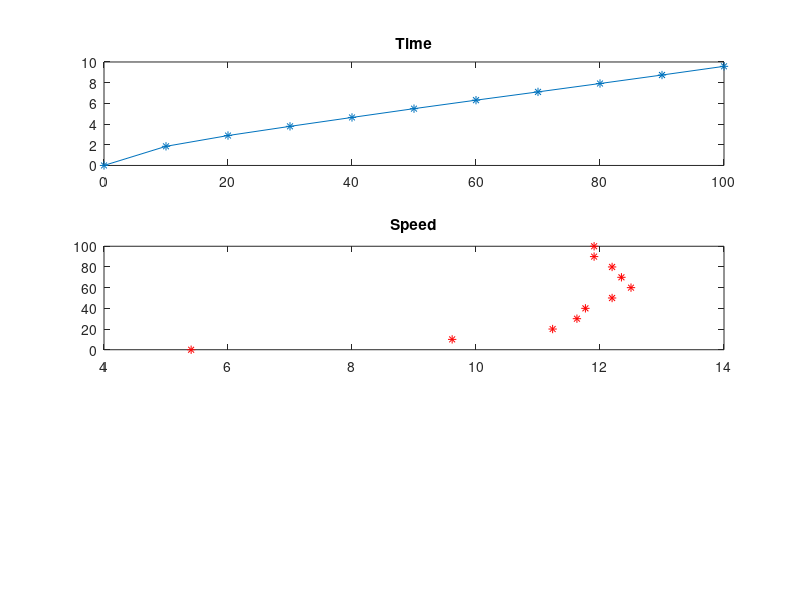

Reproduce this figure in MATLAB. (Note: this script raises an error after producing the figure.)
%% CN | Exercici 4
% Reverse interpolation

x = [0.5, 0.55, 0.6];
y = exp(-x) - x;

p = polyfit(y, x, 2)


alpha = polyval(p, 0)
casizero = alpha - exp(-alpha)

%% Usain Bolt is still 3fast5u... today

%% Data
r = 0 : 10 : 100;
t = [0, 1.85, 2.89, 3.78, 4.64, 5.49, 6.31, 7.11, 7.92, 8.74, 9.58];
data = [r ; t]'

subplot(3, 1, 1), plot(r, t, '*-'), title('Time')





plot (r, t, '-*'), title('nodes')
legend('nodes', 'location', 'best')

%% Poly interpolador
n = length(x);
p = polyfit(x, y, n-1);
coef = p'



%% Speed + Accel
% Usain Bolt is 2fast4u

%% Data
r = 0 : 10 : 100;
t = [0, 1.85, 2.89, 3.78, 4.64, 5.49, 6.31, 7.11, 7.92, 8.74, 9.58];
data = [r ; t]'

subplot(3, 1, 1), plot(r, t, '*-'), title('Time')



%% Speed
v = diff(r) ./ diff(t);
% Loop per diff centrada!
v(11) = (r(11) - r(10)) / (t(11) - t(10));

subplot(3, 1, 2), plot(v, r, 'r*'), title('Speed')



%% Accel
a = diff(v) ./ diff(t);
a(11) = (a(11) - a(10)) / (t(11) - t(10));

subplot(3, 1, 3), plot(a, r, 'c*'), title('Accel')





